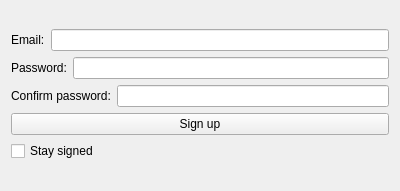
<?xml version="1.0" encoding="UTF-8"?>
<ui version="4.0">
 <class>AuthorizationWIndow</class>
 <widget class="QWidget" name="AuthorizationWIndow">
  <property name="geometry">
   <rect>
    <x>0</x>
    <y>0</y>
    <width>400</width>
    <height>191</height>
   </rect>
  </property>
  <property name="windowTitle">
   <string>Authorization</string>
  </property>
  <layout class="QGridLayout" name="gridLayout">
   <item row="0" column="0">
    <layout class="QVBoxLayout" name="verticalLayout">
     <item>
      <layout class="QHBoxLayout" name="horizontalLayout">
       <item>
        <widget class="QLabel" name="mailLbl">
         <property name="text">
          <string>Email:</string>
         </property>
        </widget>
       </item>
       <item>
        <widget class="QLineEdit" name="mailEdit"/>
       </item>
      </layout>
     </item>
     <item>
      <layout class="QHBoxLayout" name="horizontalLayout_2">
       <item>
        <widget class="QLabel" name="passwordLbl">
         <property name="text">
          <string>Password:</string>
         </property>
        </widget>
       </item>
       <item>
        <widget class="QLineEdit" name="passEdit"/>
       </item>
      </layout>
     </item>
     <item>
      <layout class="QHBoxLayout" name="horizontalLayout_3">
       <item>
        <widget class="QLabel" name="repeatPassLbl">
         <property name="text">
          <string>Confirm password:</string>
         </property>
        </widget>
       </item>
       <item>
        <widget class="QLineEdit" name="repeatPassEdit"/>
       </item>
      </layout>
     </item>
     <item>
      <widget class="QPushButton" name="authorizationBtn">
       <property name="text">
        <string>Sign up</string>
       </property>
      </widget>
     </item>
     <item>
      <widget class="QCheckBox" name="stayFlag">
       <property name="text">
        <string>Stay signed</string>
       </property>
      </widget>
     </item>
    </layout>
   </item>
  </layout>
 </widget>
 <resources/>
 <connections/>
</ui>
